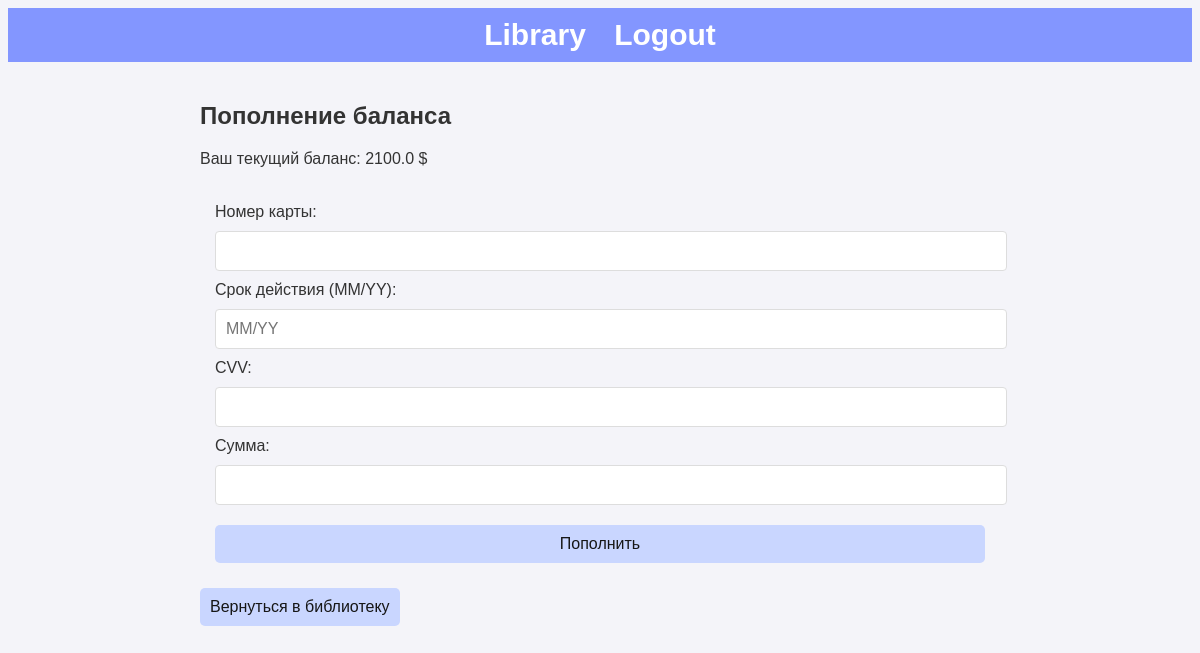
The app's page /topup_balance (signed in), older data.
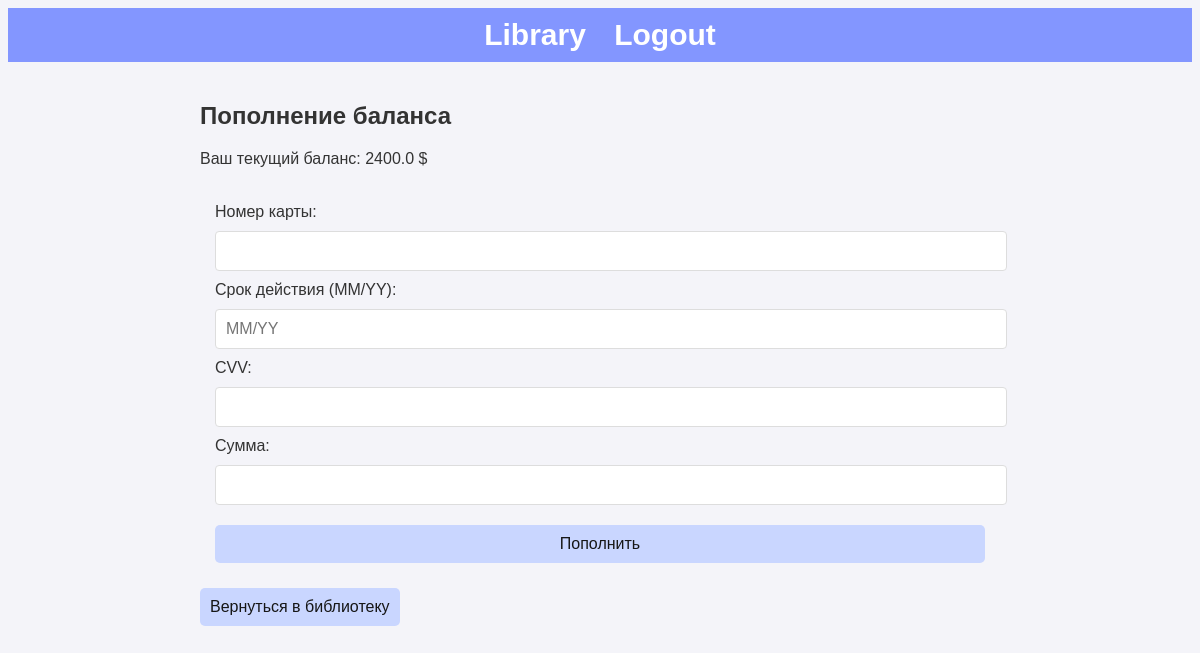
The same page, newer data.
### app.py (models this page shows)
class User(UserMixin, db.Model):
    __table_args__ = {'extend_existing': True}  # Добавляем extend_existing
    id = db.Column(db.Integer, primary_key=True)
    username = db.Column(db.String(150), unique=True, nullable=False)
    password = db.Column(db.String(150), nullable=False)
    balance = db.Column(db.Float, default=1000)  # Начальный баланс пользователя

### app.py (the view, shortened to what this page needs)
@app.route('/topup_balance', methods=['GET', 'POST'])
@login_required
def topup_balance():
    return render_template('topup_balance.html')

### app.py (called while the page is built)
@login_manager.user_loader
def load_user(user_id):
    return User.query.get(int(user_id))

### templates/topup_balance.html
{% extends "base.html" %}
{% block content %}
<h2>Пополнение баланса</h2>
<p>Ваш текущий баланс: {{ current_user.balance }} $</p>
<form action="{{ url_for('topup_balance') }}" method="post">
    <div>
        <label for="card_number">Номер карты:</label>
        <input type="text" id="card_number" name="card_number" maxlength="16" required>
    </div>
    <div>
        <label for="expiry_date">Срок действия (MM/YY):</label>
        <input type="text" id="expiry_date" name="expiry_date" maxlength="5" placeholder="MM/YY" required>
    </div>
    <div>
        <label for="cvv">CVV:</label>
        <input type="password" id="cvv" name="cvv" maxlength="3" required>
    </div>
    <div>
        <label for="amount">Сумма:</label>
        <input type="number" id="amount" name="amount" step="0.01" min="0.01" required>
    </div>
    <button class="button1" type="submit">Пополнить</button>
</form>
<a class="button1" href="{{ url_for('library') }}">Вернуться в библиотеку</a>
{% endblock %}

### templates/base.html (shortened to what this page needs)
<!DOCTYPE html>
<html lang="en">
<head>
    <link rel="stylesheet" href="{{ url_for('static', filename='css/styles.css') }}">
</head>
<body>
    {% if not request.endpoint == 'register' %}
    <nav>
        <a href="{{ url_for('library') }}">Library</a>
        {% if current_user.is_authenticated %}
            <a href="{{ url_for('logout') }}">Logout</a>
        {% else %}
            <a href="{{ url_for('login') }}">Login</a>
        {% endif %}
    </nav>
    {% endif %}
    <div class="container">
        {% block content %}{% endblock %}
    </div>
</body>
</html>

### static/css/styles.css (style rules this page uses)
body { font-family: Arial, sans-serif; background-color: #f4f4f9; color: #333; }
.container { max-width: 800px; margin: 0 auto; padding: 20px; }
nav { font-size: 30px; background-color: #8396ff; color: #fff; padding: 10px; text-align: center; }
nav a { font-weight: 600; color: #fff; margin: 0 10px; text-decoration: none; }
form { margin-top: 20px; padding: 15px; }
form input, form button { display: block; width: 100%; margin: 10px 0; padding: 10px; font-size: 1rem; border: 1px solid #ddd; border-radius: 4px; }
.button1 { display: inline-block; padding: 10px 10px; font-size: 16px; color: #161616; background-color: #f9f9f9; border: none; border-radius: 5px; text-decoration: none; text-align: center; align-items: center; cursor: pointer; transition: background-color 0.3s ease; background-color: #c9d6ff; }

Row changes from the older to the newer data that the page shows:
changed User: balance "2100.0" → "2400.0"
